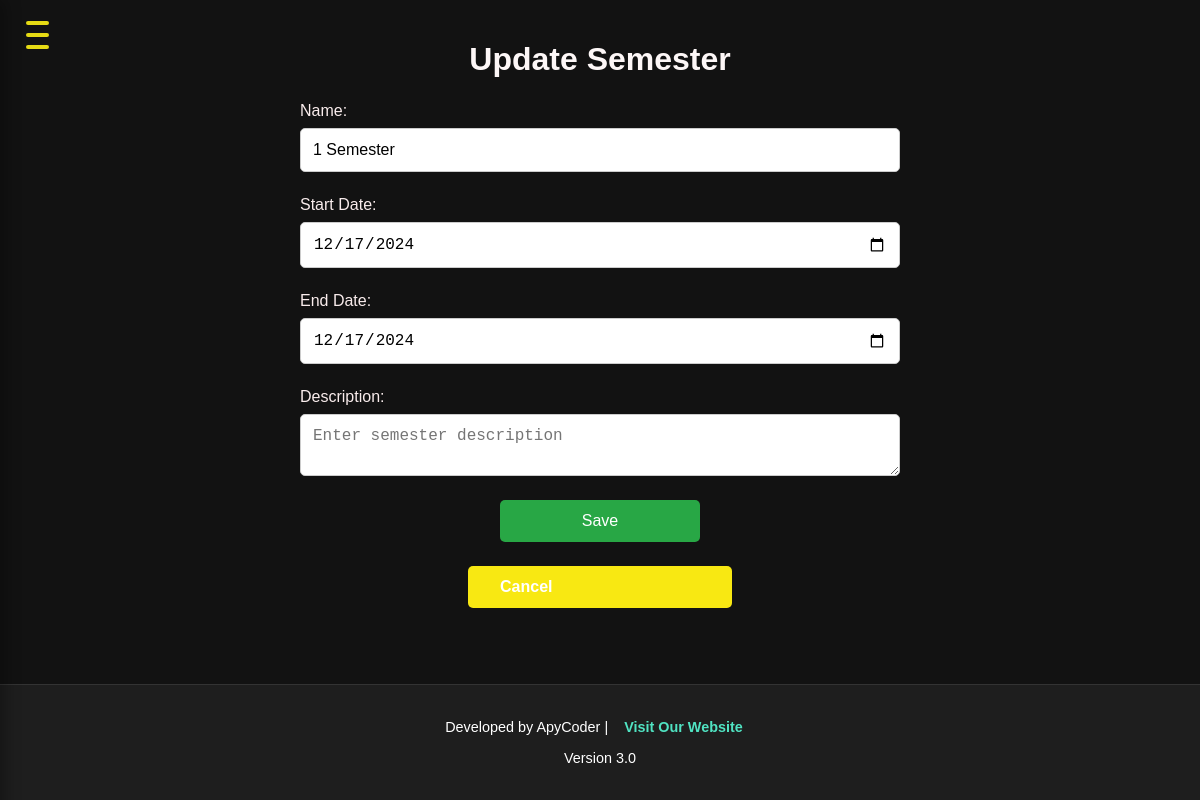
The page /semesters/update/1/ on the database its author committed.
### app1/models.py (models this page shows, shortened)
class Semester(models.Model):
    name = models.CharField(max_length=100, unique=True, help_text="Semester name (e.g., Fall 2024)")
    start_date = models.DateField(help_text="Start date of the semester")
    end_date = models.DateField(help_text="End date of the semester")
    description = models.TextField(help_text="Brief description of the semester", blank=True, null=True)

### app1/views.py (the view, shortened to what this page needs)
# urls.py: path('semesters/update/<int:pk>/', views.semester_update, name='semester_update'),
def semester_update(request, pk):
    semester = get_object_or_404(Semester, pk=pk)
    return render(request, 'semester_form.html', {'semester': semester})

### templates/semester_form.html (shortened to what this page needs)
{% extends 'base.html' %}
{% block content %}
<h1 class="uni-h1">{% if semester %}Update{% else %}Create{% endif %} Semester</h1>
<form method="post" class="uni-form">
    <div class="uni-form-group">
        <label for="name">Name:</label>
        <input type="text" id="name" name="name" class="form-control" value="{{ semester.name|default:'' }}" required placeholder="Enter semester name">
    </div>
    <div class="uni-form-group">
        <label for="start_date">Start Date:</label>
        <input type="date" id="start_date" name="start_date" class="form-control" value="{{ semester.start_date|date:'Y-m-d' }}" placeholder="Select start date">
    </div>
    <div class="uni-form-group">
        <label for="end_date">End Date:</label>
        <input type="date" id="end_date" name="end_date" class="form-control" value="{{ semester.end_date|date:'Y-m-d' }}" placeholder="Select end date">
    </div>
    <div class="uni-form-group">
        <label for="description">Description:</label>
        <textarea id="description" name="description" class="form-control" placeholder="Enter semester description">{{ semester.description|default:'' }}</textarea>
    </div>
    <button type="submit" class="uni-btn uni-btn-success">Save</button>
    <a href="{% url 'semester_list' %}" class="uni-btn uni-btn-secondary">Cancel</a>
</form>
{% endblock %}

### static/css/home.css (style rules this page uses)
body, html { margin: 0; padding: 0; font-family: 'Arial', sans-serif; background-color: #121212; color: #ffffff; display: flex; flex-direction: column; min-height: 100vh; }
a { color: #2196F3; text-decoration: none; font-weight: bold; padding: 8px 12px; border-radius: 4px; transition: all 0.3s ease; text-transform: capitalize; }

### templates/semester_form.html (style rules this page uses)
.uni-h1 { font-size: 2rem; font-weight: bold; text-align: center; margin-bottom: 1.5rem; color: hsl(0, 56%, 98%); }
.uni-form { display: flex; flex-direction: column; align-items: center; gap: 1.5rem; margin-top: 1rem; }
.uni-form-group { width: 100%; max-width: 600px; display: flex; flex-direction: column; }
.uni-form-group label { font-size: 1rem; margin-bottom: 0.5rem; color: hsl(0, 50%, 95%); }
.uni-form-group input, .uni-form-group textarea { padding: 0.75rem; font-size: 1rem; border-radius: 5px; border: 1px solid #ccc; width: 100%; box-sizing: border-box; }
.uni-btn { padding: 0.75rem 2rem; font-size: 1rem; border-radius: 5px; cursor: pointer; text-decoration: none; width: 100%; max-width: 200px; }
.uni-btn-success { background-color: #28a745; color: white; border: none; }
.uni-btn-secondary { background-color: hsl(56, 94%, 52%); color: white; border: none; }

### rows shown on the page
Semester: name "1 Semester", start_date "12/17/2024", end_date "12/17/2024"
